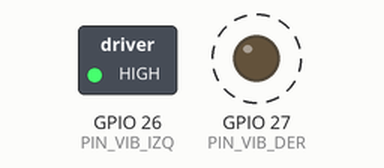
A sketch run on a simulated ESP32. Shown: switched loads named in the sketch (green lamp = pin HIGH), output pins drawn as LEDs (lit = HIGH). Dashed ring = blinking.

Above: at 0.2 s.
At 2.2 s:
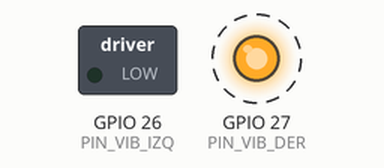
Timing chart, 0 to 3.7 s (numbered marks = the images above):
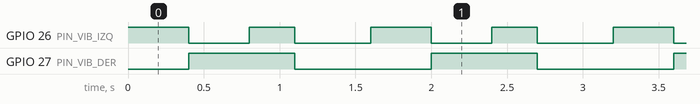

The sketch:

vibracion_test.ino
```cpp
// Vibration motors test

// Pins aligned with mochila_once.ino
#define PIN_VIB_IZQ 26
#define PIN_VIB_DER 27

void setup() {
  pinMode(PIN_VIB_IZQ, OUTPUT);
  pinMode(PIN_VIB_DER, OUTPUT);
}

void loop() {
  digitalWrite(PIN_VIB_IZQ, HIGH);
  digitalWrite(PIN_VIB_DER, LOW);
  delay(400);

  digitalWrite(PIN_VIB_IZQ, LOW);
  digitalWrite(PIN_VIB_DER, HIGH);
  delay(400);

  digitalWrite(PIN_VIB_IZQ, HIGH);
  digitalWrite(PIN_VIB_DER, HIGH);
  delay(300);

  digitalWrite(PIN_VIB_IZQ, LOW);
  digitalWrite(PIN_VIB_DER, LOW);
  delay(500);
}
```

Measured:
- by itself, GPIO 26 (PIN_VIB_IZQ): repeats every 1.6 s: LOW 0.40 s, HIGH 0.30 s, LOW 0.50 s, HIGH 0.40 s
- by itself, GPIO 27 (PIN_VIB_DER): alternates HIGH for 0.70 s and LOW for 0.90 s
- by itself, everything shown: repeats every 1.6 s, in 4 steps
